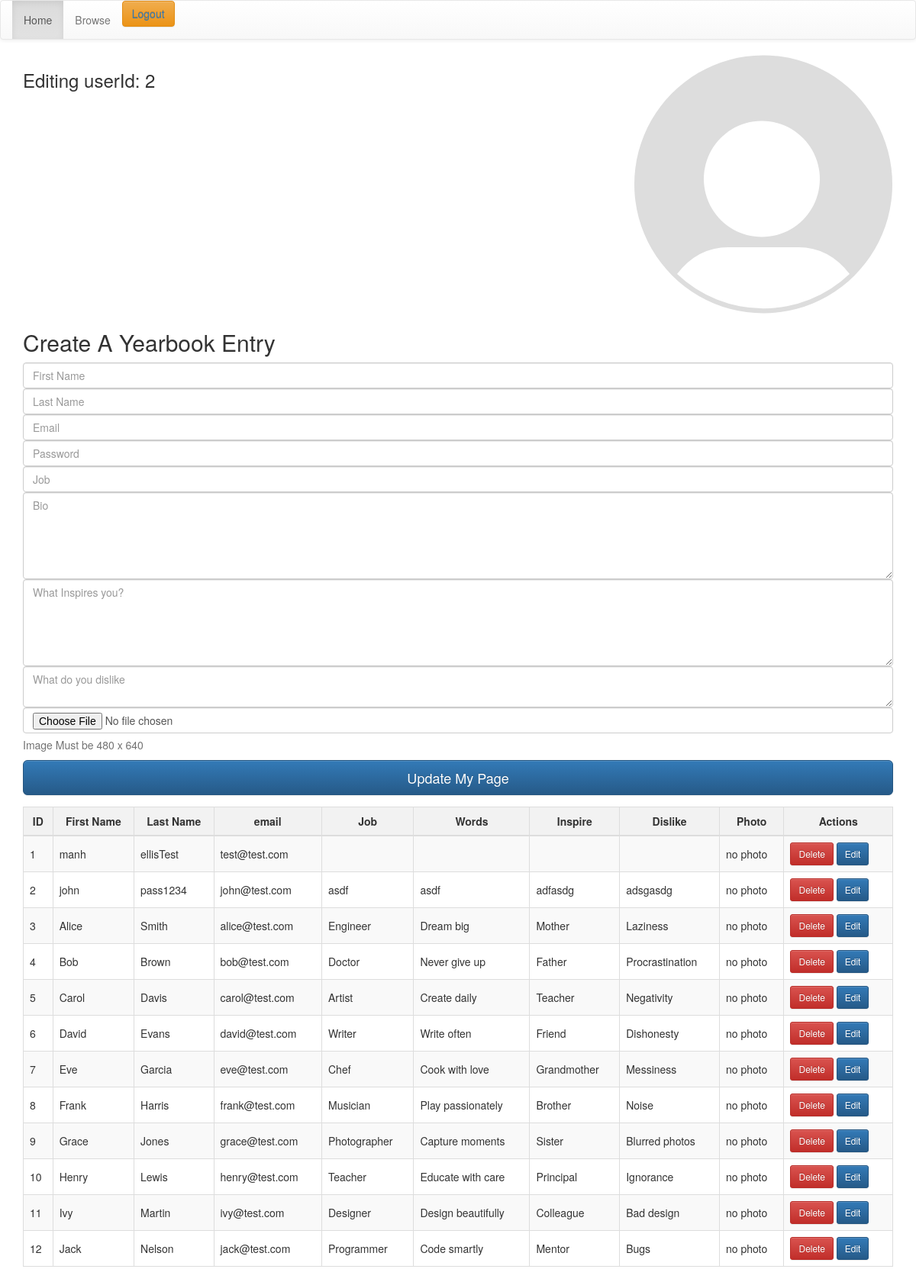
The page /?edit=2 (signed in) on the database its author committed.
### tables this page shows
CREATE TABLE `students_login` (
  `id` int(8) NOT NULL,
  `fn` varchar(16) NOT NULL,
  `ln` varchar(16) NOT NULL,
  `photo` varchar(64) DEFAULT NULL,
  `job` varchar(64) DEFAULT NULL,
  `words` varchar(256) DEFAULT NULL,
  `inspire` varchar(256) DEFAULT NULL,
  `dislike` varchar(256) DEFAULT NULL,
  `email` varchar(100) NOT NULL,
  `password` varchar(255) NOT NULL
);

### index.php (the view, shortened to what this page needs)
<?php
include_once 'crud.php';
$fn = '';
$ln = '';
$words = '';
$job = '';
$inspire = '';
$dislike = '';
$row = null;
if (isset($_GET['edit'])) {
    $id = $_GET['edit'];
    $res = $mySQLiconn->query("SELECT * FROM students WHERE id=$id");
    if ($row = $res->fetch_array()) {
        $fn = $row['fn'];
        $ln = $row['ln'];
        $words = $row['words'];
        $job = $row['job'];
        $inspire = $row['inspire'];
        $dislike = $row['dislike'];
        $photo = $row['photo'];
    }
}
?>
<!DOCTYPE html>
<html>
<head>
    <link rel="stylesheet" href="https://maxcdn.bootstrapcdn.com/bootstrap/3.3.7/css/bootstrap.min.css">
    <link rel="stylesheet" href="https://maxcdn.bootstrapcdn.com/bootstrap/3.3.7/css/bootstrap-theme.min.css">
    <link rel="stylesheet" href="./styles.css">
</head>
<body>
    <header>
        <nav class="navbar navbar-default">
            <div class="container-fluid">
                <ul class="nav navbar-nav">
                    <li class="active"><a href="index.php">Home</a></li>
                    <li><a href="browse.php">Browse</a></li>
                    <li><button type="button" class="btn btn-warning"><a href="logout.php">Logout</a></button></li>
                </ul>
            </div>
        </nav>
    </header>
    <div class="container">
        <div class="edit-header">
            <h3 class="userID <?php echo isset($_GET['edit']) ? "visible" : "hidden"; ?>">
                Editing userId:
                <?php echo $_GET['edit']; ?>
            </h3>
            <?php if (isset($_GET['edit'])) {
            ?>
                <?php if (!empty($row['photo']) && file_exists("./uploaded_files/" . $row['photo'])) { ?>
                    <img src="./uploaded_files/<?php echo htmlspecialchars($row['photo']); ?>" alt="photo" class="img-thumbnail" style="width: 400px; height: 400px;">
                <?php } else { ?>
                    <img src="./img/Default_pfp.svg" alt="Default Photo">
                <?php } ?>
            <?php } ?>
        </div>
        <form class="form-signin" method="POST" enctype="multipart/form-data">
            <h2 class="form-signin-heading">Create A Yearbook Entry</h2>
            <div class="form-group">
                <input type="text" name="firstname" class="form-control" id='firstname' placeholder="First Name" value="<?php echo htmlspecialchars($fn); ?>" required>
                <input type="text" name="lastname" class="form-control" id='lastname' placeholder="Last Name" value="<?php echo htmlspecialchars($ln); ?>" required>
                <input type='email' name='email' class='form-control' placeholder="Email" required>
                <input type='password' name='password' class='form-control' placeholder="Password" required>
                <input type="text" id="job" name="job" class='form-control' placeholder="Job" value="<?php echo htmlspecialchars($job); ?>" required>
                <textarea class="form-control" name="words" placeholder="Bio" rows="5" value="" required><?php echo htmlspecialchars($words); ?></textarea>
                <textarea class="form-control" name="inspire" placeholder="What Inspires you?" rows="5" value="" required><?php echo htmlspecialchars($inspire); ?></textarea>
                <textarea class="form-control" name="dislike" placeholder="What do you dislike" rows="2" value="" required><?php echo htmlspecialchars($dislike); ?></textarea>
                <input class="form-control" placeholder="Photo Upload" name='photo' type="file">
                <p class="help-block">Image Must be 480 x 640</p>
                <?php if (isset($_GET['edit'])) : ?>
                    <button class="btn btn-lg btn-primary btn-block" name='update' type="update">Update My Page</button>
                <?php endif; ?>
            </div>
        </form>
    </div>
    <div class="container">
        <table class="table table-bordered table-hover table-striped">
            <thead>
                <tr>
                    <th>ID</th>
                    <th>First Name</th>
                    <th>Last Name</th>
                    <th>email</th>
                    <th>Job</th>
                    <th>Words</th>
                    <th>Inspire</th>
                    <th>Dislike</th>
                    <th >Photo</th>
                    <th>Actions</th>
                </tr>
            </thead>
            <tbody>
                <?php
                $res = $mySQLiconn->query("SELECT * FROM students_login");
                while ($row = $res->fetch_array()) {
                ?>
                    <tr>
                        <td><?php echo $row['id']; ?></td>
                        <td><?php echo $row['fn']; ?></td>
                        <td><?php echo $row['ln']; ?></td>
                        <td><?php echo $row['email']; ?></td>
                        <td><?php echo $row['job']; ?></td>
                        <td><?php echo $row['words']; ?></td>
                        <td><?php echo $row['inspire']; ?></td>
                        <td><?php echo $row['dislike']; ?></td>
                        <td>
                            <?php if ($row['photo'] == "") { ?>
                                <span>no photo</span>
                            <?php } else { ?>
                                <img src="./uploaded_files/<?php echo htmlspecialchars($row['photo']); ?>" alt="photo" class="img-thumbnail" style="width: 100px; height: 100px;">
                            <?php } ?>
                        </td>
                        <td>
                            <a href="?del=<?php echo $row['id']; ?>" class="btn btn-danger btn-sm">Delete</a>
                            <a href="?edit=<?php echo $row['id']; ?>" class="btn btn-primary btn-sm">Edit</a>
                        </td>
                    </tr>
                <?php
                }
                ?>
            </tbody>
        </table>
    </div>
</body>
</html>

### styles.css (style rules this page uses)
textarea { resize: vertical; }
.table > thead > tr > th { background-color: #f2f2f2; color: #333; text-align: center; }
.table { border-collapse: collapse; width: 100%; }
.table-bordered > tbody > tr > td { vertical-align: middle; }
.edit-header { display: flex; flex-direction: row ; justify-content: space-between; }

### rows shown on the page
students_login: id "1", fn "manh", ln "ellisTest", email "test@test.com", shows "no photo"
students_login: id "2", fn "john", ln "pass1234", email "john@test.com", job "asdf", words "asdf", inspire "adfasdg", dislike "adsgasdg", photo "no photo"
students_login: id "3", fn "Alice", ln "Smith", email "alice@test.com", job "Engineer", words "Dream big", inspire "Mother", dislike "Laziness", photo "no photo"
students_login: id "4", fn "Bob", ln "Brown", email "bob@test.com", job "Doctor", words "Never give up", inspire "Father", dislike "Procrastination", photo "no photo"
students_login: id "5", fn "Carol", ln "Davis", email "carol@test.com", job "Artist", words "Create daily", inspire "Teacher", dislike "Negativity", photo "no photo"
students_login: id "6", fn "David", ln "Evans", email "david@test.com", job "Writer", words "Write often", inspire "Friend", dislike "Dishonesty", photo "no photo"
students_login: id "7", fn "Eve", ln "Garcia", email "eve@test.com", job "Chef", words "Cook with love", inspire "Grandmother", dislike "Messiness", photo "no photo"
students_login: id "8", fn "Frank", ln "Harris", email "frank@test.com", job "Musician", words "Play passionately", inspire "Brother", dislike "Noise", photo "no photo"
students_login: id "9", fn "Grace", ln "Jones", email "grace@test.com", job "Photographer", words "Capture moments", inspire "Sister", dislike "Blurred photos", photo "no photo"
students_login: id "10", fn "Henry", ln "Lewis", email "henry@test.com", job "Teacher", words "Educate with care", inspire "Principal", dislike "Ignorance", photo "no photo"
students_login: id "11", fn "Ivy", ln "Martin", email "ivy@test.com", job "Designer", words "Design beautifully", inspire "Colleague", dislike "Bad design", photo "no photo"
students_login: id "12", fn "Jack", ln "Nelson", email "jack@test.com", job "Programmer", words "Code smartly", inspire "Mentor", dislike "Bugs", photo "no photo"

### other values the page prints
$_GET['edit'] "2"
